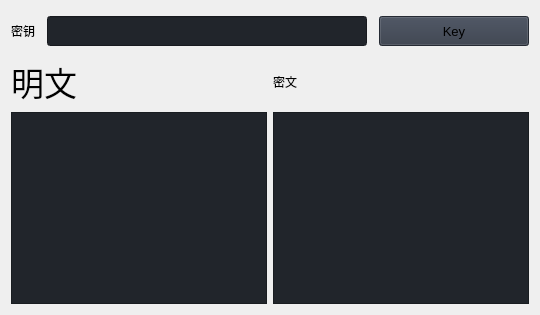
                     <widget class="QWidget" name="Text">
                      <layout class="QVBoxLayout" name="verticalLayout_27">
                       <item>
                        <widget class="QFrame" name="horizontalFrame_3">
                         <property name="minimumSize">
                          <size>
                           <width>0</width>
                           <height>40</height>
                          </size>
                         </property>
                         <layout class="QHBoxLayout" name="horizontalLayout_11">
                          <property name="spacing">
                           <number>12</number>
                          </property>
                          <property name="leftMargin">
                           <number>0</number>
                          </property>
                          <property name="topMargin">
                           <number>0</number>
                          </property>
                          <property name="rightMargin">
                           <number>0</number>
                          </property>
                          <property name="bottomMargin">
                           <number>0</number>
                          </property>
                          <item>
                           <widget class="QLabel" name="label_6">
                            <property name="styleSheet">
                             <string notr="true">	font: 25pt &quot;楷体&quot;;</string>
                            </property>
                            <property name="text">
                             <string>密钥</string>
                            </property>
                           </widget>
                          </item>
                          <item>
                           <widget class="QLineEdit" name="lineEdit_3">
                            <property name="minimumSize">
                             <size>
                              <width>0</width>
                              <height>30</height>
                             </size>
                            </property>
                            <property name="styleSheet">
                             <string notr="true">background-color: rgb(33, 37, 43);</string>
                            </property>
                           </widget>
                          </item>
                          <item>
                           <widget class="QPushButton" name="pushButton_11">
                            <property name="minimumSize">
                             <size>
                              <width>150</width>
                              <height>30</height>
                             </size>
                            </property>
                            <property name="font">
                             <font>
                              <family>Segoe UI</family>
                              <pointsize>10</pointsize>
                              <italic>false</italic>
                              <bold>false</bold>
                             </font>
                            </property>
                            <property name="cursor">
                             <cursorShape>PointingHandCursor</cursorShape>
                            </property>
                            <property name="styleSheet">
                             <string notr="true">background-color: rgb(52, 59, 72);</string>
                            </property>
                            <property name="text">
                             <string>Key</string>
                            </property>
                            <property name="icon">
                             <iconset resource="D:/Python_pro/Modern_GUI_PyDracula_PySide6_or_PyQt6-master/resources.qrc">
                              <normaloff>:/icons/images/icons/cil-dialpad.png</normaloff>:/icons/images/icons/cil-dialpad.png</iconset>
                            </property>
                           </widget>
                          </item>
                         </layout>
                        </widget>
                       </item>
                       <item>
                        <layout class="QHBoxLayout" name="horizontalLayout_10">
                         <item>
                          <widget class="QLabel" name="label_3">
                           <property name="font">
                            <font>
                             <family>楷体</family>
                             <pointsize>25</pointsize>
                             <italic>false</italic>
                             <bold>false</bold>
                            </font>
                           </property>
                           <property name="styleSheet">
                            <string notr="true">	font: 25pt &quot;楷体&quot;;</string>
                           </property>
                           <property name="text">
                            <string>明文</string>
                           </property>
                          </widget>
                         </item>
                         <item>
                          <widget class="QLabel" name="label_4">
                           <property name="styleSheet">
                            <string notr="true">	font: 25pt &quot;楷体&quot;;</string>
                           </property>
                           <property name="text">
                            <string>密文</string>
                           </property>
                          </widget>
                         </item>
                        </layout>
                       </item>
                       <item>
                        <layout class="QHBoxLayout" name="horizontalLayout_9">
                         <item>
                          <widget class="QPlainTextEdit" name="plainTextEdit_5">
                           <property name="minimumSize">
                            <size>
                             <width>200</width>
                             <height>150</height>
                            </size>
                           </property>
                           <property name="styleSheet">
                            <string notr="true">background-color: rgb(33, 37, 43);</string>
                           </property>
                          </widget>
                         </item>
                         <item>
                          <widget class="QPlainTextEdit" name="plainTextEdit_6">
                           <property name="minimumSize">
                            <size>
                             <width>200</width>
                             <height>150</height>
                            </size>
                           </property>
                           <property name="styleSheet">
                            <string notr="true">background-color: rgb(33, 37, 43);</string>
                           </property>
                          </widget>
                         </item>
                        </layout>
                       </item>
                      </layout>
                     </widget>
